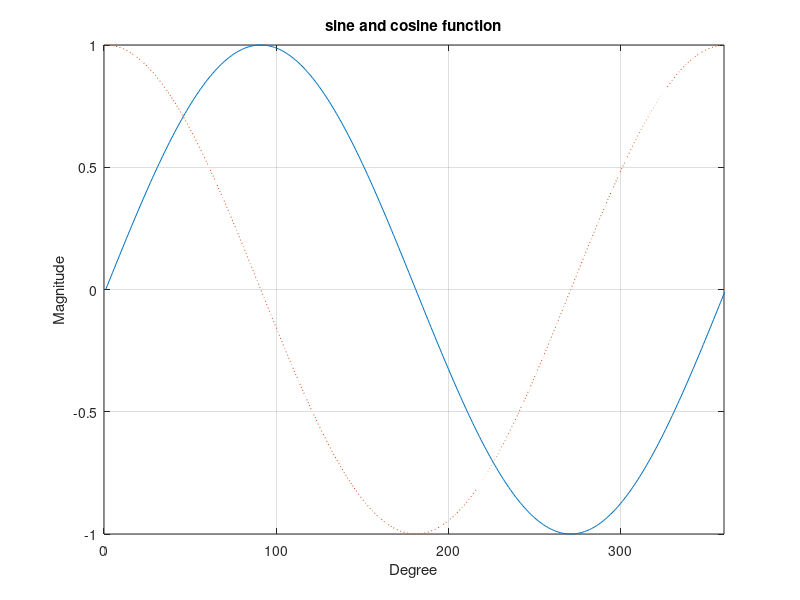

MATLAB code to generate this figure: (Note: this script raises an error after producing the figure.)
t = [0:pi/180:2*pi];

y = sin(t);
z = cos(t);

plot(y);
axis([0, 360, -1, 1]);
hold;

plot(z, ':');
axis([0, 360, -1, 1]);

xlabel('Degree');
ylabel('Magnitude');
title('sine and cosine function');

grid;
gtext('sin(t)');
gtext('cos(t)');
